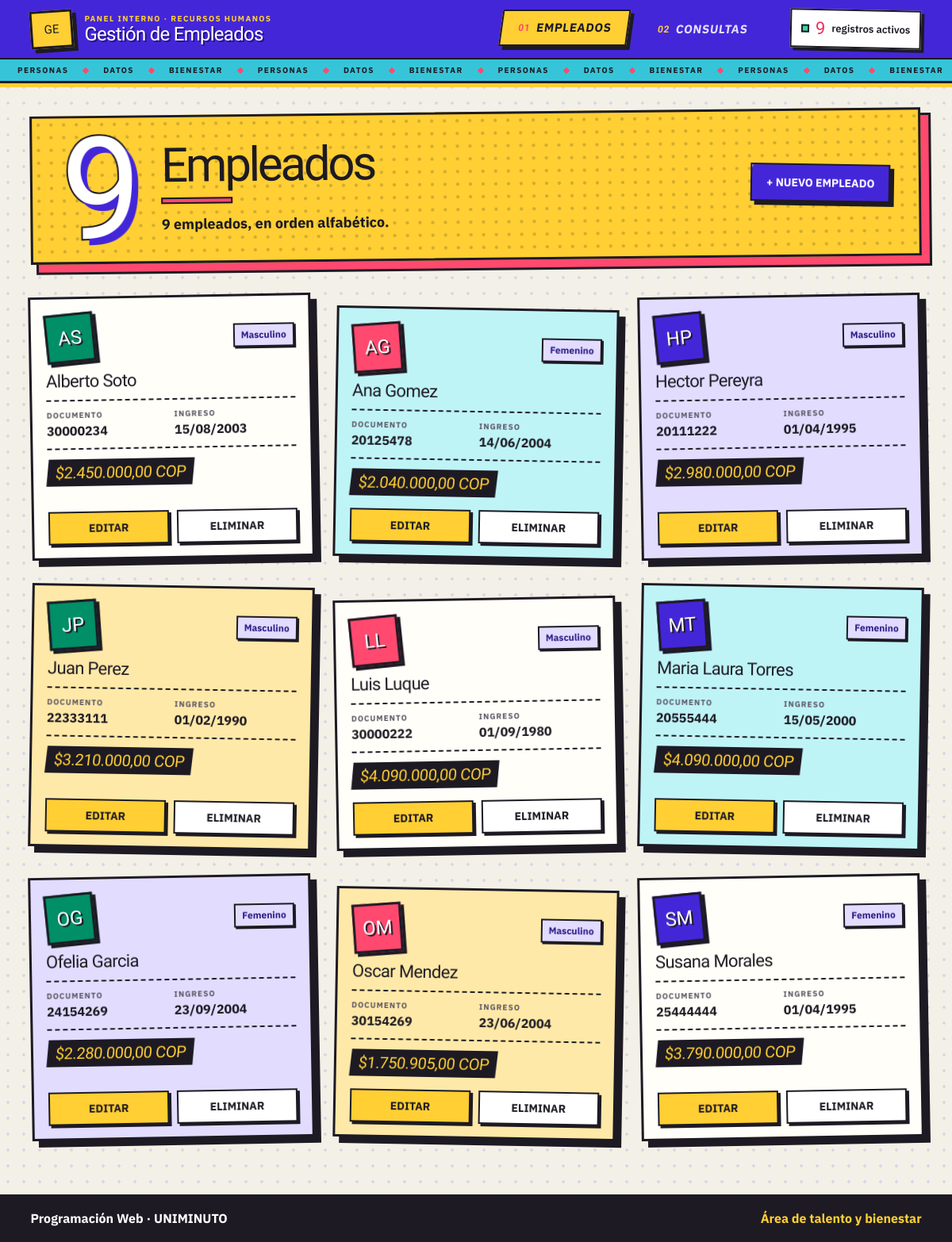
The page / on the database its author committed.
### tables this page shows
CREATE TABLE empleado (
    documento        VARCHAR(10)   NOT NULL,
    nombre           VARCHAR(60)   NOT NULL,
    sexo             CHAR(1)       NOT NULL,
    domicilio        VARCHAR(80)   NOT NULL,
    fechaingreso     DATE          NOT NULL,
    fechanacimiento  DATE          NOT NULL,
    sueldobasico     DECIMAL(10,2) NOT NULL,

    CONSTRAINT pk_empleado          PRIMARY KEY (documento),
    CONSTRAINT ck_documento_formato CHECK (documento REGEXP '^[0-9]{6,10}$'),
    CONSTRAINT ck_nombre_largo      CHECK (CHAR_LENGTH(TRIM(nombre)) BETWEEN 3 AND 60),
    CONSTRAINT ck_sexo              CHECK (sexo IN ('m', 'f')),
    CONSTRAINT ck_domicilio_largo   CHECK (CHAR_LENGTH(TRIM(domicilio)) BETWEEN 5 AND 80),
    CONSTRAINT ck_fechas_orden      CHECK (fechaingreso > fechanacimiento),
    CONSTRAINT ck_sueldo_positivo   CHECK (sueldobasico > 0),

    INDEX idx_empleado_nombre (nombre)
);

### includes/funciones.php (called while the page is built, shortened)
<?php
function e(string $s): string
{
    return htmlspecialchars($s, ENT_QUOTES, 'UTF-8');
}
function dinero(float $v): string
{
    return '$' . number_format($v, 2, ',', '.') . ' COP';
}
function fecha_co(string $ymd): string
{
    $f = DateTimeImmutable::createFromFormat('!Y-m-d', $ymd);
    return $f ? $f->format('d/m/Y') : $ymd;
}
function sexo_texto(string $s): string
{
    return $s === 'f' ? 'Femenino' : 'Masculino';
}

### index.php (the view, shortened to what this page needs)
<?php
require_once __DIR__ . '/includes/bootstrap.php';
$res = $cx->query('SELECT documento, nombre, sexo, fechaingreso, sueldobasico FROM empleado ORDER BY nombre ASC');
$filas = $res->fetch_all(MYSQLI_ASSOC);
$n = count($filas);
function iniciales(string $nombre): string
{
    $p = preg_split('/\s+/u', trim($nombre));
    $s = mb_substr($p[0], 0, 1, 'UTF-8');
    if (count($p) > 1) {
        $s .= mb_substr(end($p), 0, 1, 'UTF-8');
    }
    return mb_strtoupper($s, 'UTF-8');
}
$pestana = 'empleados';
require __DIR__ . '/includes/header.php';
?>
<section class="heroe">
    <div class="heroe-numero" aria-hidden="true"><?= $n ?></div>
    <div class="heroe-texto">
        <h2>Empleados</h2>
        <p><?= $n ?> <?= $n === 1 ? 'empleado' : 'empleados' ?>, en orden alfabético.</p>
    </div>
    <a href="crear.php" class="button primary boton-grande">+ Nuevo empleado</a>
</section>
<?php if ($n === 0): ?>
    <div class="empty-card">
        <h3>Aún no hay empleados registrados</h3>
        <p>Crea el primero para empezar.</p>
        <a href="crear.php" class="button primary">Nuevo empleado</a>
    </div>
<?php else: ?>
    <ul class="muro">
        <?php foreach ($filas as $i => $f): $d = urlencode($f['documento']); ?>
            <li class="ficha ficha-<?= $i % 4 ?>" style="--i:<?= $i ?>">
                <div class="ficha-cabeza">
                    <span class="ficha-ini" aria-hidden="true"><?= e(iniciales($f['nombre'])) ?></span>
                    <span class="tag"><?= e(sexo_texto($f['sexo'])) ?></span>
                </div>
                <h3 class="ficha-nombre"><?= e($f['nombre']) ?></h3>
                <dl class="ficha-datos">
                    <div><dt>Documento</dt><dd class="tabular"><?= e($f['documento']) ?></dd></div>
                    <div><dt>Ingreso</dt><dd class="tabular"><?= e(fecha_co($f['fechaingreso'])) ?></dd></div>
                </dl>
                <p class="ficha-sueldo"><span class="sr-only">Sueldo básico: </span><?= e(dinero((float) $f['sueldobasico'])) ?></p>
                <div class="ficha-acciones">
                    <a href="editar.php?documento=<?= $d ?>" class="button secondary">Editar</a>
                    <a href="eliminar.php?documento=<?= $d ?>" class="button">Eliminar</a>
                </div>
            </li>
        <?php endforeach; ?>
    </ul>
<?php endif; ?>
<?php require __DIR__ . '/includes/footer.php'; ?>

### includes/header.php (shortened to what this page needs)
<?php
$pestana = $pestana ?? 'empleados';
$total   = (int) $cx->query('SELECT COUNT(*) FROM empleado')->fetch_row()[0];
?>
<!doctype html>
<html lang="es-CO">
<head>
    <link rel="stylesheet" href="assets/css/style.css">
</head>
<body class="pantalla-<?= e($pestana) ?>">
<header class="topbar">
    <div class="topbar-inner">
        <a href="index.php" class="brand-block" aria-label="Gestión de Empleados, inicio">
            <span class="brand-mark" aria-hidden="true">GE</span>
            <span class="brand-text">
                <span class="eyebrow">Panel interno · Recursos Humanos</span>
                <span class="brand-title">Gestión de Empleados</span>
            </span>
        </a>
        <nav class="tabs" aria-label="Secciones">
            <a href="index.php" <?= $pestana === 'empleados' ? 'class="active" aria-current="page"' : '' ?>><span class="tab-number">01</span> Empleados</a>
            <a href="consultas.php" <?= $pestana === 'consultas' ? 'class="active" aria-current="page"' : '' ?>><span class="tab-number">02</span> Consultas</a>
        </nav>
        <div class="header-status">
            <span class="status-dot" aria-hidden="true"></span>
            <strong><?= $total ?></strong> <span>registros activos</span>
        </div>
    </div>
    <div class="energy-ticker" aria-hidden="true">
        <div>
            <?php for ($i = 0; $i < 10; $i++): ?><span>Personas</span><span>Datos</span><span>Bienestar</span><?php endfor; ?>
        </div>
    </div>
</header>
<main class="page">

### includes/footer.php (shortened to what this page needs)
</main>
<footer class="pie"><span>Programación Web · UNIMINUTO</span><span>Área de talento y bienestar</span></footer>
</body>
</html>

### rows shown on the page
empleado: nombre "AS", sexo "Masculino", nombre "Alberto Soto", documento "30000234", fechaingreso "15/08/2003", sueldobasico "$2.450.000,00 COP"
empleado: nombre "AG", sexo "Femenino", nombre "Ana Gomez", documento "20125478", fechaingreso "14/06/2004", sueldobasico "$2.040.000,00 COP"
empleado: nombre "HP", sexo "Masculino", nombre "Hector Pereyra", documento "20111222", fechaingreso "01/04/1995", sueldobasico "$2.980.000,00 COP"
empleado: nombre "JP", sexo "Masculino", nombre "Juan Perez", documento "22333111", fechaingreso "01/02/1990", sueldobasico "$3.210.000,00 COP"
empleado: $i 4 (drawn), nombre "LL", sexo "Masculino", nombre "Luis Luque", documento "30000222", fechaingreso "01/09/1980", sueldobasico "$4.090.000,00 COP"
empleado: $i 5 (drawn), nombre "MT", sexo "Femenino", nombre "Maria Laura Torres", documento "20555444", fechaingreso "15/05/2000", sueldobasico "$4.090.000,00 COP"
empleado: $i 6 (drawn), nombre "OG", sexo "Femenino", nombre "Ofelia Garcia", documento "24154269", fechaingreso "23/09/2004", sueldobasico "$2.280.000,00 COP"
empleado: $i 7 (drawn), nombre "OM", sexo "Masculino", nombre "Oscar Mendez", documento "30154269", fechaingreso "23/06/2004", sueldobasico "$1.750.905,00 COP"
empleado: $i 8 (drawn), nombre "SM", sexo "Femenino", nombre "Susana Morales", documento "25444444", fechaingreso "01/04/1995", sueldobasico "$3.790.000,00 COP"

### other values the page prints
$total "9"
$n "9"
